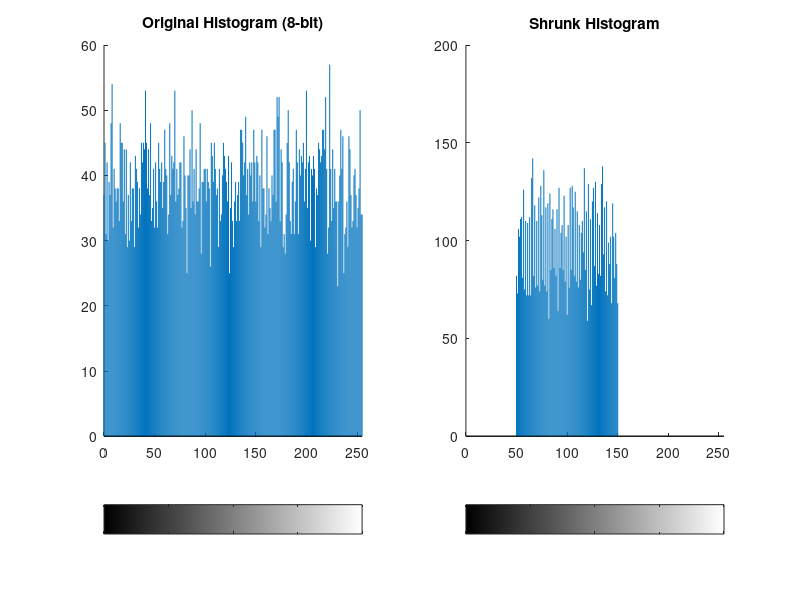

The MATLAB script that drew this image:
% Create a random grayscale image (8-bit image)
img = randi([0, 255], 100, 100);

% Initialize output image
[R, C] = size(img);
output_img = zeros(R, C);

% Define the new intensity range
new_min = 50;
new_max = 150;

% Get the minimum and maximum intensity values
min_val = min(img(:));
max_val = max(img(:));

% Loop through each pixel and apply the shrinking
for i = 1:R
    for j = 1:C
        % Apply shrinking formula
        output_img(i, j) = (((img(i, j) - min_val) / (max_val - min_val)) * (new_max - new_min)) + new_min;
    end
end

% Display histograms before and after the shrinking
figure;
subplot(1, 2, 1); imhist(uint8(img), 256); xlim([0 255]); ylim('auto'); title('Original Histogram (8-bit)');
subplot(1, 2, 2); imhist(uint8(output_img), 256); xlim([0 255]); ylim('auto'); title('Shrunk Histogram');
